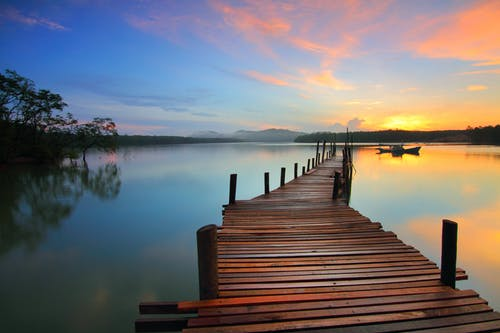
#> input picture OpenCv/11.jpg, 500 x 333 px, given in place of the camera
$ python edgedet.py
#> lines starting #> are read from the running program, lines starting #| are printed output that depends on the picture
#> further down, frame is the input picture: shape (333, 500, 3); mean B, G, R 116.3, 114, 117.2
import cv2

cap = cv2.VideoCapture(0)


def sketch(image):
	img_gray = cv2.cvtColor(image, cv2.COLOR_BGR2GRAY)
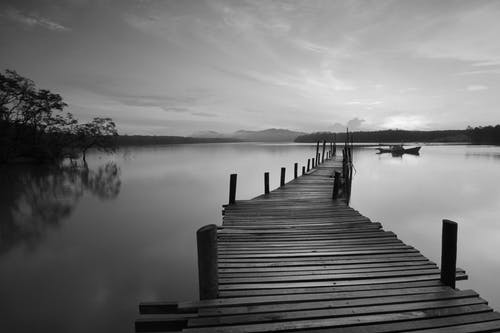
#> img_gray: shape (333, 500); min 0, max 247, mean 115.2

	img_gray_blur = cv2.GaussianBlur(img_gray, (5,5),0)
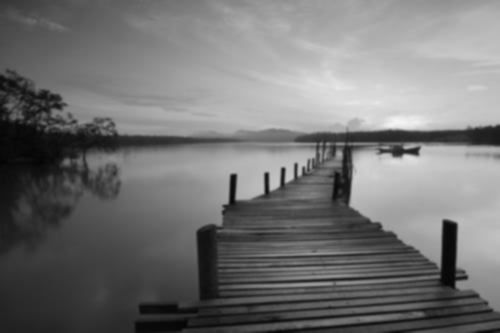
#> img_gray_blur: shape (333, 500); min 4, max 245, mean 115.2

	canny_edge = cv2.Canny(img_gray_blur, 10, 70)
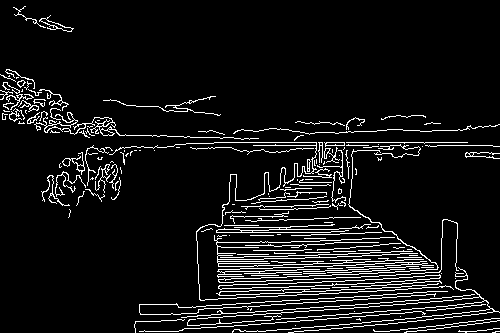
#> canny_edge: shape (333, 500); 8% white in thin lines or dots

	ret, mask = cv2.threshold(canny_edge, 70, 255, cv2.THRESH_BINARY)

	return mask

while True:
	ret, frame = cap.read()
	cv2.imshow('live', sketch(frame))
	if cv2.waitKey(1)==13:
#> (key Esc is pressed here)
		break

cap.release()
#> (the run stopped early here; a loop or call above may not have finished)
